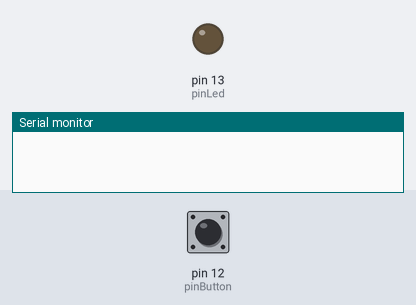
The sketch below on a simulated Arduino Uno, built with avr-gcc and run on an emulated ATmega328P. On the bench: output pins drawn as LEDs (lit = HIGH), the last lines printed to the serial monitor. Dashed ring = blinking. Inputs (shaded band) come from the test bench; at power-on: pin 12 (pinButton) HIGH.

Above: at 1.2 s.
1.3 s: pin 12 (pinButton) pulled LOW for 3.2 s
At 3.85 s:
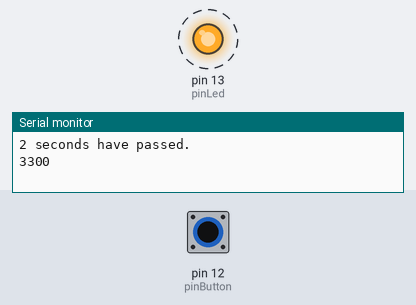
Timing chart, 0 to 13.1 s (numbered marks = the images above; inputs shaded):
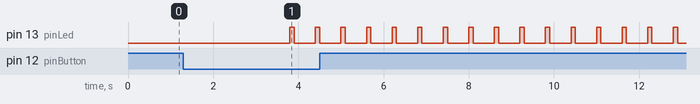

Measured:
- after the input at 1.3 s, pin 13 (pinLed): alternates HIGH for 0.10 s and LOW for 0.50 s, starting after 2.5 s

The sketch:

37-e2-interruptor-millis-largo-corto.ino
```cpp
// (licence header left out)
const uint8_t pinLed = 13;            // declare pin 13 for led
const uint8_t pinButton = 12;         // declare pin 12 for button
const uint16_t onDuraction = 100;     // duraction time activated of led
const uint16_t offDuraction = 500;    // duraction time desactivated of led
const uint16_t longPressTime = 2000;  // long press time of button

unsigned long initialTime = 0;        // control initial time of push button
unsigned long rememberTime = 0;       // remember time for duration led blink
uint8_t ledState = 1;                 // led status for high or low
uint8_t blinkSwitch = 0;              // switch for activated/desactivated led blink

void setup() {
  Serial.begin(9600);          // define serial port 9600
  pinMode(pinLed, OUTPUT);     // define pinLED as output
  pinMode(pinButton, INPUT);   // define pinButton as input
}

void loop() {
  uint8_t buttonState = digitalRead(pinButton); // read button state

  // detected in state button on actived
  if (buttonState == 0) {
    if (initialTime == 0) initialTime = millis();

    if ((millis() - initialTime) > longPressTime) {
      Serial.println("2 seconds have passed.");
      initialTime = millis();
      Serial.println(initialTime);
      blinkSwitch = !blinkSwitch;
    }
  }

  // detected in state button on desactivated
  if (buttonState == 1) {
    initialTime = 0;
  }

  // activated the flashing of the led
  if (blinkSwitch == 1) {
    if (ledState == 1) {
      if ((millis() - rememberTime) >= onDuraction) {
        ledState = 0;
        rememberTime = millis();
      }
    } else if (millis() - rememberTime >= offDuraction) {
      ledState = 1;
      rememberTime = millis();
    }

    digitalWrite(pinLed, ledState);
  } else {
    digitalWrite(pinLed, 0);
  }
}
```
